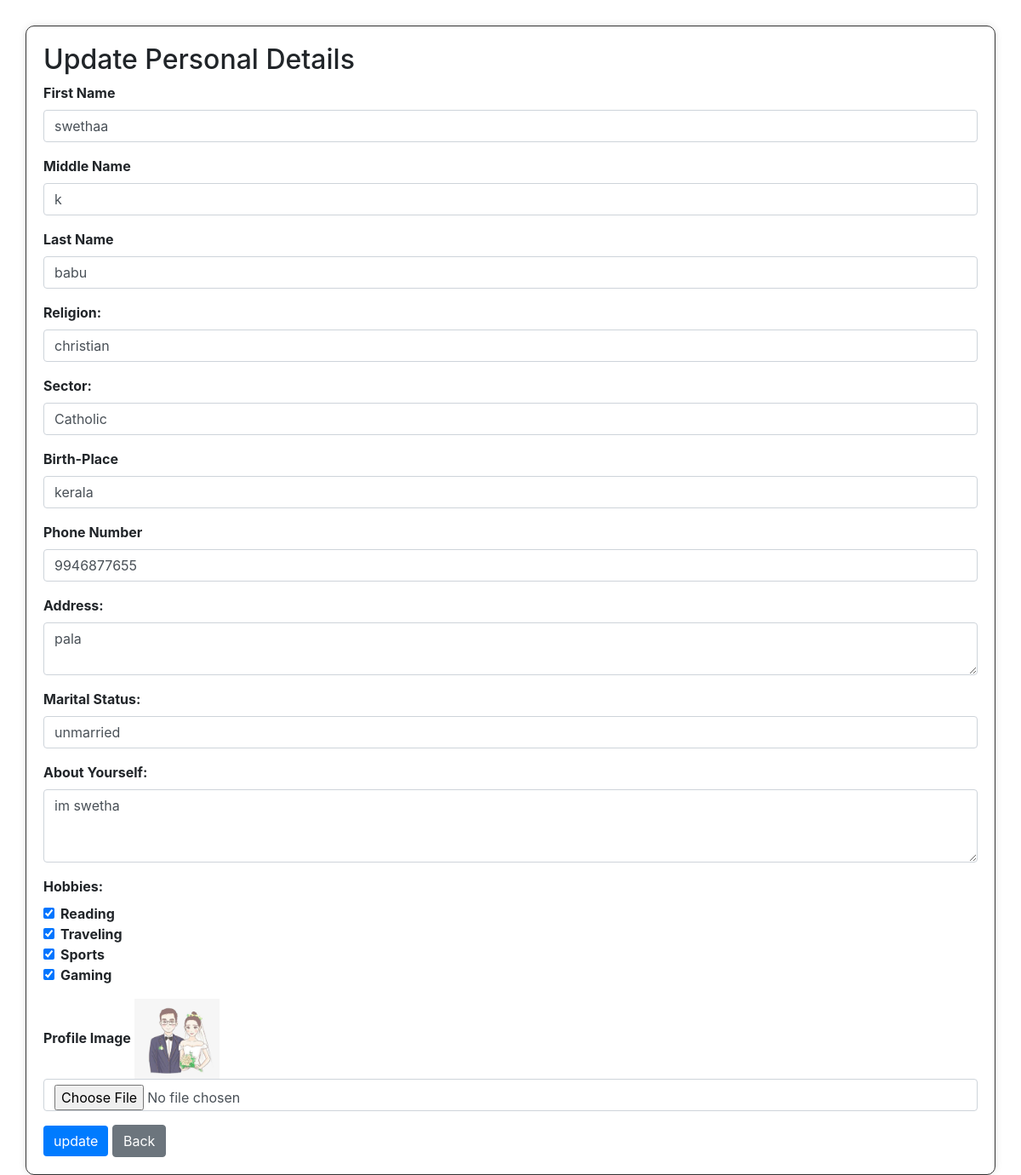
The page /matrimony/update_personaldetails (signed in) on the database its author committed.
### matrimony/models.py (models this page shows, shortened)
class PersonalDetails(models.Model):
    user = models.OneToOneField(User, on_delete=models.CASCADE)  # Create a one-to-one relationship with the User model
    first_name = models.CharField(max_length=100)
    middle_name = models.CharField(max_length=100,blank=True, null=True)
    last_name = models.CharField(max_length=100)
    gender = models.CharField(max_length=10)
    birth_place = models.CharField(max_length=100)
    address = models.CharField(max_length=100)
    date_of_birth = models.DateField()
    blood_group = models.CharField(max_length=10)
    phone_number = models.CharField(max_length=15,unique=True)
    profile_image = models.ImageField(upload_to='profile_images/', blank=True, null=True)  # Define the profile image field
    mother_tongue = models.CharField(max_length=100)
    religion = models.CharField(max_length=100)
    sector = models.CharField(max_length=100)
    perso_fill = models.BooleanField(default=False)
    marital_status = models.CharField(max_length=100)
    about_you = models.TextField(blank=True)
    aadhar_card = models.FileField(upload_to='aadhar_cards/', blank=True, null=True)
    aadhar_valid = models.BooleanField(default=True)
    hobbies = models.ManyToManyField(Hobby, blank=True,null=True)

class Hobby(models.Model):
    name = models.CharField(max_length=255)

### matrimony/views.py (the view)
# urls.py: path('update_personaldetails', views.update_personaldetails, name='update_personaldetails'),
@never_cache
@login_required(login_url='accounts:login')
def update_personaldetails(request):
    personal_details = PersonalDetails.objects.get(user=request.user)
    hobbies = Hobby.objects.all()  # Assuming Hobby is the model for hobbies
    if request.method == 'POST':
        form = PersonalDetailsUpdateForm(request.POST, request.FILES, instance=personal_details)
        if form.is_valid():
            try:
                updated_personal_details = form.save(commit=False)
                form.save_m2m()
                updated_personal_details.save()
                return redirect('matrimony:myprofile')
            except IntegrityError as e:
                print(f"Error saving form: {e}")
        else:
            print(form.errors)
    else:
        form = PersonalDetailsUpdateForm(instance=personal_details)
    context = {
        'form': form,
        'hobbies': hobbies,
        'personal_details': personal_details,  # Include personal_details in the context
    }
    return render(request, 'matrimony/update_personaldetails.html', context)

### matrimony/forms.py
class PersonalDetailsUpdateForm(PersonalDetailsForm):
    class Meta:
        model = PersonalDetails
        exclude = ['user', 'date_of_birth', 'gender', 'mother_tongue', 'blood_group', 'perso_fill']
    hobbies = forms.ModelMultipleChoiceField(
        queryset=Hobby.objects.all(),
        widget=forms.CheckboxSelectMultiple,
        required=False,
    )
    profile_image = forms.ImageField(
        required=False,
        validators=[FileExtensionValidator(['png', 'jpg', 'jpeg'])]
    )

### matrimony/templates/matrimony/update_personaldetails.html (shortened to what this page needs)
<!DOCTYPE html>
<html lang="en">
<head>
    <!DOCTYPE html>
    <link rel="stylesheet" href="https://maxcdn.bootstrapcdn.com/bootstrap/4.5.2/css/bootstrap.min.css">
</head>
<body>
</body>
</html>
<body>
    <div class="container">
        <h2> Update Personal Details</h2>
        <form method="post" action="{% url 'matrimony:update_personaldetails' %}" enctype="multipart/form-data">
            <div class="form-group">
                <label for="firstName">First Name</label>
                <input type="text" class="form-control" id="firstName" name="first_name" placeholder="Enter your first name" required value="{{ form.first_name.value }}">
            </div>
            <div class="form-group">
                <label for="middleName">Middle Name</label>
                <input type="text" class="form-control" id="middleName" name="middle_name" placeholder="Enter your middle name" value="{{ form.middle_name.value }}">
            </div>
            <div class="form-group">
                <label for="lastName">Last Name</label>
                <input type="text" class="form-control" id="lastName" name="last_name" placeholder="Enter your last name" value="{{ form.last_name.value }}">
            </div>
            <div class="form-group">
                <label for="religion">Religion:</label>
                <input type="text" class="form-control" id="religion" name="religion" placeholder="Enter your religion" value="{{ form.religion.value }}">
            </div>
            <div class="form-group">
                <label for="sector">Sector:</label>
                <input type="text" class="form-control" id="sector" name="sector" placeholder="Enter your sector" value="{{ form.sector.value }}">
            </div>
            <div class="form-group">
                <label for="birthPlace">Birth-Place</label>
                <input type="text" class="form-control" id="birthPlace" name="birth_place" placeholder="Enter your birth place" value="{{ form.birth_place.value }}">
            </div>
            <div class="form-group">
                <label for="phone">Phone Number</label>
                <input type="tel" class="form-control" id="phone" name="phone_number" placeholder="Enter your phone number" value="{{ form.phone_number.value }}">
            </div>
            <div class="form-group">
                <label for="Address">Address:</label>
                <textarea class="form-control" id="address" name="address" placeholder="Enter your address">{{ form.address.value }}</textarea>
            </div>
            <div class="form-group">
                <label for="maritalstatus">Marital Status:</label>
                <input type="text" class="form-control" id="maritalstatus" name="marital_status" value="{{ form.marital_status.value }}">
            </div>
            <div class="form-group">
                <label for="aboutyourself">About Yourself:</label>
                <textarea class="form-control" id="aboutyourself" name="about_you" rows="3">{{ form.about_you.value }}</textarea>
            </div>
            <div class="form-group">
                <label>Hobbies:</label>
                {% for hobby in hobbies %}
                    <div class="form-check">
                        <input class="form-check-input" type="checkbox" id="hobby_{{ hobby.id }}" name="hobbies" value="{{ hobby.id }}"
                               {% if hobby in form.hobbies.all or hobby in personal_details.hobbies.all %}checked{% endif %}>
                        <label class="form-check-label" for="hobby_{{ hobby.id }}">
                            {{ hobby.name }}
                        </label>
                    </div>
                {% endfor %}
            </div>
            <div class="form-group">
                <label for="profileImage">Profile Image</label>
                {% if form.instance.profile_image %}
                    <img src="{{ form.instance.profile_image.url }}" alt="Profile Image" style="max-width: 100px; max-height: 100px;">
                {% endif %}
                <input type="file" class="form-control" id="profileImage" name="profile_image" accept="image/*">
            </div>
            <button type="submit" class="btn btn-primary">update</button>
            <a href="{% url 'matrimony:myprofile' %}" class="btn btn-secondary">Back</a>
        </form>
    </div>
</body>
</html>

### matrimony/templates/matrimony/update_personaldetails.html (style rules this page uses)
.container { margin-top: 30px; border: 1px solid #333; border-radius: 10px; padding: 20px; box-shadow: 0 0 10px rgba(0, 0, 0, 0.1); }
.form-group label { font-weight: bold; }
.btn-primary { background-color: #007BFF; border: none; }

### rows shown on the page
PersonalDetails: first_name "swethaa", last_name "babu", religion "christian", sector "Catholic", birth_place "kerala", phone_number "9946877655", address "pala", marital_status "unmarried", about_you "im swetha", instance.profile_image (picture)
Hobby: hobbies "☑", name "Reading"
Hobby: hobbies "☑", name "Traveling"
Hobby: hobbies "☑", name "Sports"
Hobby: hobbies "☑", name "Gaming"
